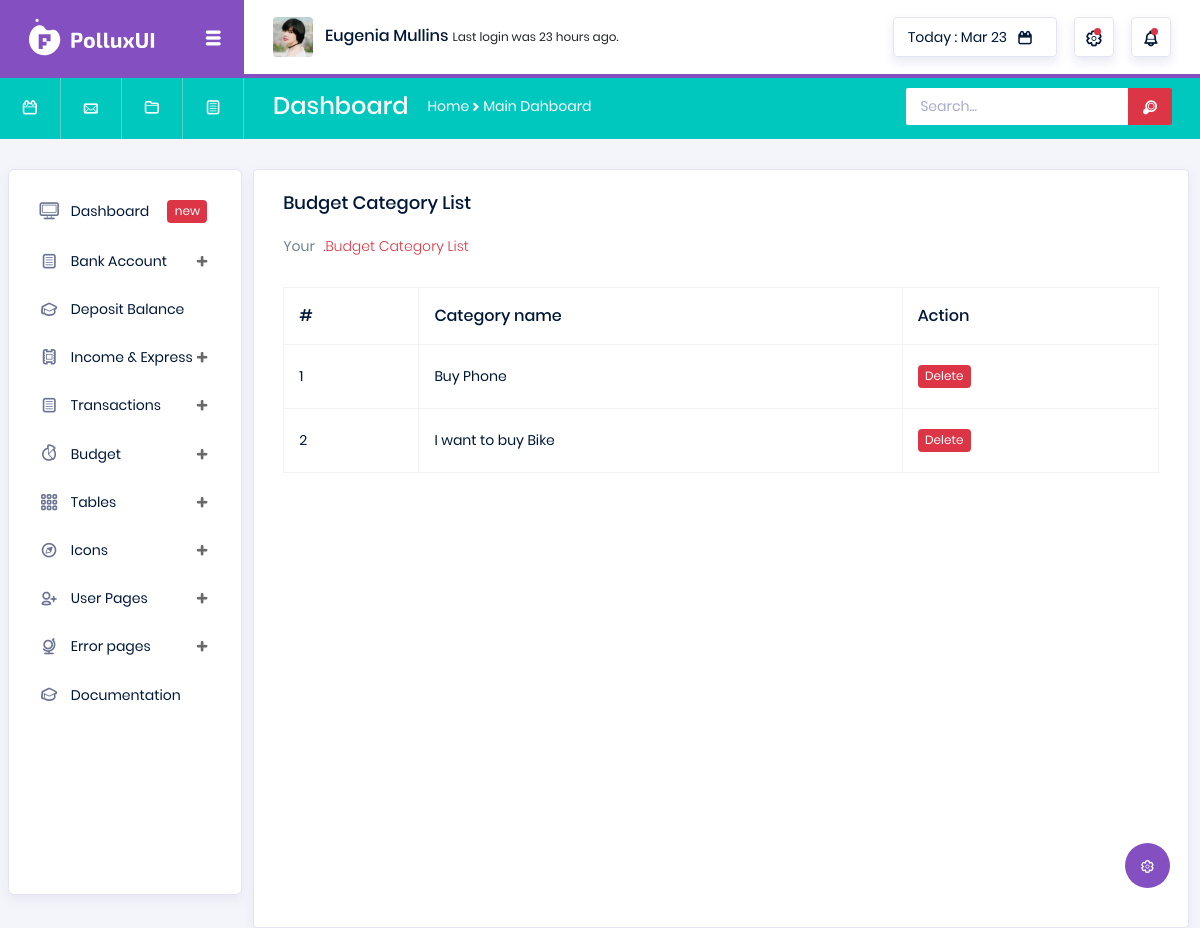
Before: /budget-category-list/ (signed in) with the older database file.
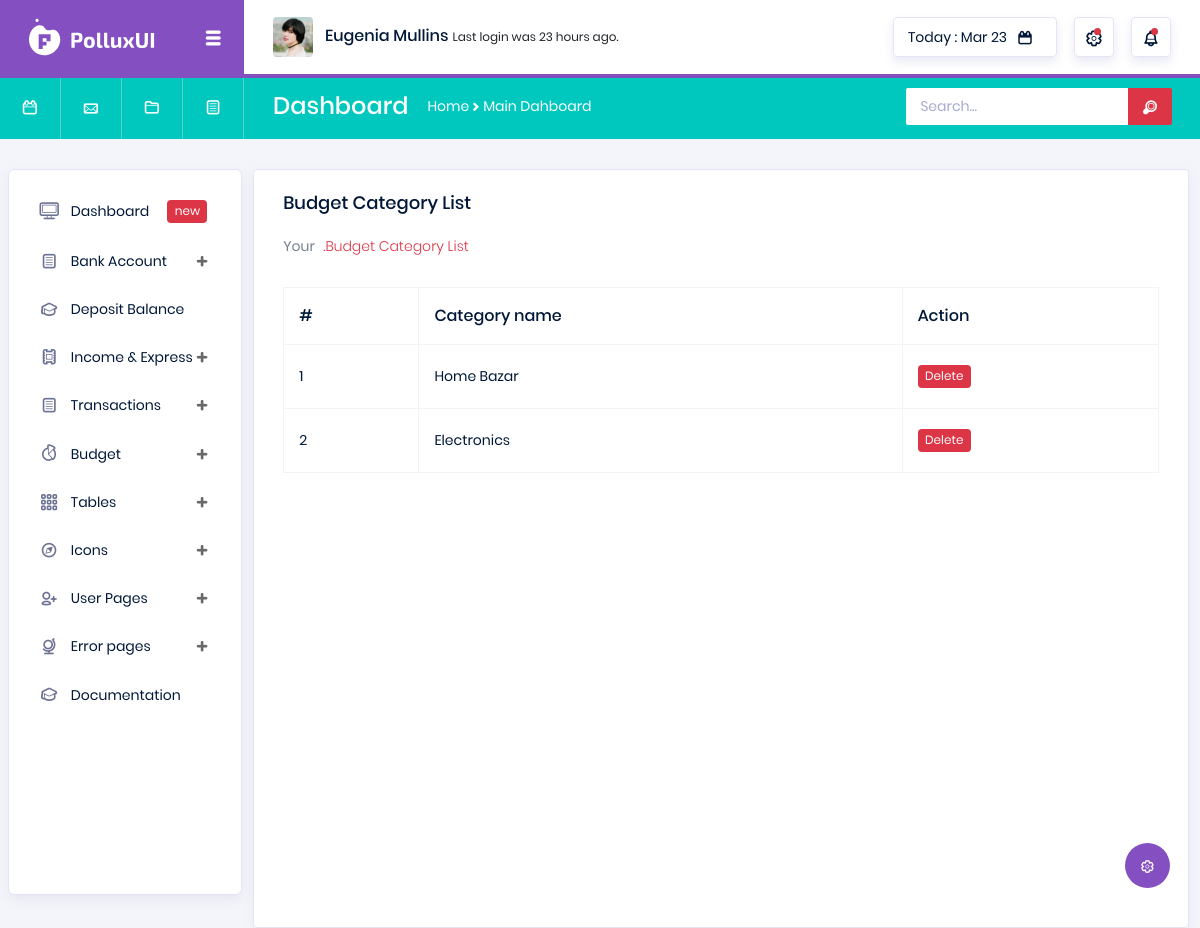
After: the same page with the newer database file.
### utils/models.py (models this page shows, shortened)
class BudgetCategory(models.Model):
    user = models.ForeignKey(User, on_delete=models.CASCADE)
    cat_name = models.CharField(max_length=160)
    create_at = models.DateTimeField(auto_now_add=True)

### utils/views.py (the view)
# urls.py: path('budget-category-list/', views.view_budget_category, name='category_list'),
def view_budget_category(request):
    user = request.user
    try:
        budget_categorys = BudgetCategory.objects.filter(user = user)
    except Exception as e:
        messages.warning(request, F"Something wrong!Error:{e}")
        return redirect('utils:add_budget_cat')
    return render(request, 'utils/budget_cat.html', context={"categorys":budget_categorys})

### templates/utils/budget_cat.html (shortened to what this page needs)
{% extends 'base.html' %}
{% load static %}
{% block body %}
<div class="col-lg-12 grid-margin stretch-card">
    <div class="card">
      <div class="card-body">
        <h4 class="card-title">Budget Category List</h4>
        <p class="card-description">
          Your <code>.Budget Category List</code>
        </p>
        <div class="table-responsive pt-3">
          <table class="table table-bordered">
            <thead>
              <tr>
                <th>
                  #
                </th>
                <th>
                  Category name
                </th>
                <th>
                  Action
                </th>
              </tr>
            </thead>
            <tbody>
              {% for category in categorys %}
              <tr>
                <td>
                  {{forloop.counter}}
                </td>
                <td>
                  {{category.cat_name}}
                </td>
                <td>
                  <span class="badge badge-danger" style="cursor: pointer" onclick="confirmDelete({{category.id}})" data-toggle="modal" data-target="#exampleModal">Delete</span>
                </td>
              </tr>
            {% endfor %}
            </tbody>
          </table>
        </div>
      </div>
    </div>
  </div>
{% endblock %}

Changed rows visible on the page:
removed BudgetCategory: cat_name "Buy Phone"
removed BudgetCategory: cat_name "I want to buy Bike"
added BudgetCategory: cat_name "Home Bazar"
added BudgetCategory: cat_name "Electronics"
